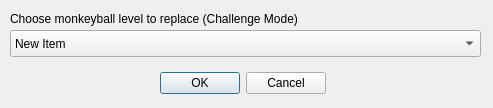
<?xml version="1.0" encoding="UTF-8"?>
<ui version="4.0">
 <class>Form</class>
 <widget class="QWidget" name="Form">
  <property name="geometry">
   <rect>
    <x>0</x>
    <y>0</y>
    <width>493</width>
    <height>108</height>
   </rect>
  </property>
  <property name="windowTitle">
   <string>Form</string>
  </property>
  <widget class="QComboBox" name="level_select_combobox">
   <property name="geometry">
    <rect>
     <x>10</x>
     <y>30</y>
     <width>471</width>
     <height>27</height>
    </rect>
   </property>
   <item>
    <property name="text">
     <string>New Item</string>
    </property>
   </item>
   <item>
    <property name="text">
     <string>New Item</string>
    </property>
   </item>
   <item>
    <property name="text">
     <string>New Item</string>
    </property>
   </item>
   <item>
    <property name="text">
     <string>New Item</string>
    </property>
   </item>
   <item>
    <property name="text">
     <string>New Item</string>
    </property>
   </item>
   <item>
    <property name="text">
     <string>New Item</string>
    </property>
   </item>
   <item>
    <property name="text">
     <string>New Item</string>
    </property>
   </item>
   <item>
    <property name="text">
     <string>New Item</string>
    </property>
   </item>
   <item>
    <property name="text">
     <string>New Item</string>
    </property>
   </item>
   <item>
    <property name="text">
     <string>New Item</string>
    </property>
   </item>
   <item>
    <property name="text">
     <string>New Item</string>
    </property>
   </item>
   <item>
    <property name="text">
     <string>New Item</string>
    </property>
   </item>
   <item>
    <property name="text">
     <string>New Item</string>
    </property>
   </item>
   <item>
    <property name="text">
     <string>New Item</string>
    </property>
   </item>
   <item>
    <property name="text">
     <string>New Item</string>
    </property>
   </item>
   <item>
    <property name="text">
     <string>New Item</string>
    </property>
   </item>
   <item>
    <property name="text">
     <string>New Item</string>
    </property>
   </item>
   <item>
    <property name="text">
     <string>New Item</string>
    </property>
   </item>
   <item>
    <property name="text">
     <string>New Item</string>
    </property>
   </item>
   <item>
    <property name="text">
     <string>New Item</string>
    </property>
   </item>
   <item>
    <property name="text">
     <string>New Item</string>
    </property>
   </item>
  </widget>
  <widget class="QDialogButtonBox" name="dialog_button_box">
   <property name="geometry">
    <rect>
     <x>150</x>
     <y>70</y>
     <width>176</width>
     <height>27</height>
    </rect>
   </property>
   <property name="standardButtons">
    <set>QDialogButtonBox::Cancel|QDialogButtonBox::Ok</set>
   </property>
  </widget>
  <widget class="QLabel" name="choose_level_label">
   <property name="geometry">
    <rect>
     <x>10</x>
     <y>10</y>
     <width>461</width>
     <height>17</height>
    </rect>
   </property>
   <property name="text">
    <string>Choose monkeyball level to replace (Challenge Mode)</string>
   </property>
  </widget>
 </widget>
 <resources/>
 <connections/>
</ui>
